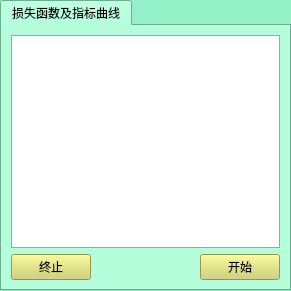
     <widget class="QTabWidget" name="tabWidget">
      <property name="geometry">
       <rect>
        <x>20</x>
        <y>50</y>
        <width>291</width>
        <height>291</height>
       </rect>
      </property>
      <property name="palette">
       <palette>
        <active>
         <colorrole role="WindowText">
          <brush brushstyle="SolidPattern">
           <color alpha="255">
            <red>0</red>
            <green>0</green>
            <blue>0</blue>
           </color>
          </brush>
         </colorrole>
         <colorrole role="Button">
          <brush brushstyle="SolidPattern">
           <color alpha="255">
            <red>149</red>
            <green>242</green>
            <blue>200</blue>
           </color>
          </brush>
         </colorrole>
         <colorrole role="Light">
          <brush brushstyle="SolidPattern">
           <color alpha="255">
            <red>255</red>
            <green>255</green>
            <blue>255</blue>
           </color>
          </brush>
         </colorrole>
         <colorrole role="Midlight">
          <brush brushstyle="SolidPattern">
           <color alpha="255">
            <red>202</red>
            <green>248</green>
            <blue>227</blue>
           </color>
          </brush>
         </colorrole>
         <colorrole role="Dark">
          <brush brushstyle="SolidPattern">
           <color alpha="255">
            <red>74</red>
            <green>121</green>
            <blue>100</blue>
           </color>
          </brush>
         </colorrole>
         <colorrole role="Mid">
          <brush brushstyle="SolidPattern">
           <color alpha="255">
            <red>99</red>
            <green>161</green>
            <blue>133</blue>
           </color>
          </brush>
         </colorrole>
         <colorrole role="Text">
          <brush brushstyle="SolidPattern">
           <color alpha="255">
            <red>0</red>
            <green>0</green>
            <blue>0</blue>
           </color>
          </brush>
         </colorrole>
         <colorrole role="BrightText">
          <brush brushstyle="SolidPattern">
           <color alpha="255">
            <red>255</red>
            <green>255</green>
            <blue>255</blue>
           </color>
          </brush>
         </colorrole>
         <colorrole role="ButtonText">
          <brush brushstyle="SolidPattern">
           <color alpha="255">
            <red>0</red>
            <green>0</green>
            <blue>0</blue>
           </color>
          </brush>
         </colorrole>
         <colorrole role="Base">
          <brush brushstyle="SolidPattern">
           <color alpha="255">
            <red>255</red>
            <green>255</green>
            <blue>255</blue>
           </color>
          </brush>
         </colorrole>
         <colorrole role="Window">
          <brush brushstyle="SolidPattern">
           <color alpha="255">
            <red>149</red>
            <green>242</green>
            <blue>200</blue>
           </color>
          </brush>
         </colorrole>
         <colorrole role="Shadow">
          <brush brushstyle="SolidPattern">
           <color alpha="255">
            <red>0</red>
            <green>0</green>
            <blue>0</blue>
           </color>
          </brush>
         </colorrole>
         <colorrole role="AlternateBase">
          <brush brushstyle="SolidPattern">
           <color alpha="255">
            <red>202</red>
            <green>248</green>
            <blue>227</blue>
           </color>
          </brush>
         </colorrole>
         <colorrole role="ToolTipBase">
          <brush brushstyle="SolidPattern">
           <color alpha="255">
            <red>255</red>
            <green>255</green>
            <blue>220</blue>
           </color>
          </brush>
         </colorrole>
         <colorrole role="ToolTipText">
          <brush brushstyle="SolidPattern">
           <color alpha="255">
            <red>0</red>
            <green>0</green>
            <blue>0</blue>
           </color>
          </brush>
         </colorrole>
        </active>
        <inactive>
         <colorrole role="WindowText">
          <brush brushstyle="SolidPattern">
           <color alpha="255">
            <red>0</red>
            <green>0</green>
            <blue>0</blue>
           </color>
          </brush>
         </colorrole>
         <colorrole role="Button">
          <brush brushstyle="SolidPattern">
           <color alpha="255">
            <red>149</red>
            <green>242</green>
            <blue>200</blue>
           </color>
          </brush>
         </colorrole>
         <colorrole role="Light">
          <brush brushstyle="SolidPattern">
           <color alpha="255">
            <red>255</red>
            <green>255</green>
            <blue>255</blue>
           </color>
          </brush>
         </colorrole>
         <colorrole role="Midlight">
          <brush brushstyle="SolidPattern">
           <color alpha="255">
            <red>202</red>
            <green>248</green>
            <blue>227</blue>
           </color>
          </brush>
         </colorrole>
         <colorrole role="Dark">
          <brush brushstyle="SolidPattern">
           <color alpha="255">
            <red>74</red>
            <green>121</green>
            <blue>100</blue>
           </color>
          </brush>
         </colorrole>
         <colorrole role="Mid">
          <brush brushstyle="SolidPattern">
           <color alpha="255">
            <red>99</red>
            <green>161</green>
            <blue>133</blue>
           </color>
          </brush>
         </colorrole>
         <colorrole role="Text">
          <brush brushstyle="SolidPattern">
           <color alpha="255">
            <red>0</red>
            <green>0</green>
            <blue>0</blue>
           </color>
          </brush>
         </colorrole>
         <colorrole role="BrightText">
          <brush brushstyle="SolidPattern">
           <color alpha="255">
            <red>255</red>
            <green>255</green>
            <blue>255</blue>
           </color>
          </brush>
         </colorrole>
         <colorrole role="ButtonText">
          <brush brushstyle="SolidPattern">
           <color alpha="255">
            <red>0</red>
            <green>0</green>
            <blue>0</blue>
           </color>
          </brush>
         </colorrole>
         <colorrole role="Base">
          <brush brushstyle="SolidPattern">
           <color alpha="255">
            <red>255</red>
            <green>255</green>
            <blue>255</blue>
           </color>
          </brush>
         </colorrole>
         <colorrole role="Window">
          <brush brushstyle="SolidPattern">
           <color alpha="255">
            <red>149</red>
            <green>242</green>
            <blue>200</blue>
           </color>
          </brush>
         </colorrole>
         <colorrole role="Shadow">
          <brush brushstyle="SolidPattern">
           <color alpha="255">
            <red>0</red>
            <green>0</green>
            <blue>0</blue>
           </color>
          </brush>
         </colorrole>
         <colorrole role="AlternateBase">
          <brush brushstyle="SolidPattern">
           <color alpha="255">
            <red>202</red>
            <green>248</green>
            <blue>227</blue>
           </color>
          </brush>
         </colorrole>
         <colorrole role="ToolTipBase">
          <brush brushstyle="SolidPattern">
           <color alpha="255">
            <red>255</red>
            <green>255</green>
            <blue>220</blue>
           </color>
          </brush>
         </colorrole>
         <colorrole role="ToolTipText">
          <brush brushstyle="SolidPattern">
           <color alpha="255">
            <red>0</red>
            <green>0</green>
            <blue>0</blue>
           </color>
          </brush>
         </colorrole>
        </inactive>
        <disabled>
         <colorrole role="WindowText">
          <brush brushstyle="SolidPattern">
           <color alpha="255">
            <red>74</red>
            <green>121</green>
            <blue>100</blue>
           </color>
          </brush>
         </colorrole>
         <colorrole role="Button">
          <brush brushstyle="SolidPattern">
           <color alpha="255">
            <red>149</red>
            <green>242</green>
            <blue>200</blue>
           </color>
          </brush>
         </colorrole>
         <colorrole role="Light">
          <brush brushstyle="SolidPattern">
           <color alpha="255">
            <red>255</red>
            <green>255</green>
            <blue>255</blue>
           </color>
          </brush>
         </colorrole>
         <colorrole role="Midlight">
          <brush brushstyle="SolidPattern">
           <color alpha="255">
            <red>202</red>
            <green>248</green>
            <blue>227</blue>
           </color>
          </brush>
         </colorrole>
         <colorrole role="Dark">
          <brush brushstyle="SolidPattern">
           <color alpha="255">
            <red>74</red>
            <green>121</green>
            <blue>100</blue>
           </color>
          </brush>
         </colorrole>
         <colorrole role="Mid">
          <brush brushstyle="SolidPattern">
           <color alpha="255">
            <red>99</red>
            <green>161</green>
            <blue>133</blue>
           </color>
          </brush>
         </colorrole>
         <colorrole role="Text">
          <brush brushstyle="SolidPattern">
           <color alpha="255">
            <red>74</red>
            <green>121</green>
            <blue>100</blue>
           </color>
          </brush>
         </colorrole>
         <colorrole role="BrightText">
          <brush brushstyle="SolidPattern">
           <color alpha="255">
            <red>255</red>
            <green>255</green>
            <blue>255</blue>
           </color>
          </brush>
         </colorrole>
         <colorrole role="ButtonText">
          <brush brushstyle="SolidPattern">
           <color alpha="255">
            <red>74</red>
            <green>121</green>
            <blue>100</blue>
           </color>
          </brush>
         </colorrole>
         <colorrole role="Base">
          <brush brushstyle="SolidPattern">
           <color alpha="255">
            <red>149</red>
            <green>242</green>
            <blue>200</blue>
           </color>
          </brush>
         </colorrole>
         <colorrole role="Window">
          <brush brushstyle="SolidPattern">
           <color alpha="255">
            <red>149</red>
            <green>242</green>
            <blue>200</blue>
           </color>
          </brush>
         </colorrole>
         <colorrole role="Shadow">
          <brush brushstyle="SolidPattern">
           <color alpha="255">
            <red>0</red>
            <green>0</green>
            <blue>0</blue>
           </color>
          </brush>
         </colorrole>
         <colorrole role="AlternateBase">
          <brush brushstyle="SolidPattern">
           <color alpha="255">
            <red>149</red>
            <green>242</green>
            <blue>200</blue>
           </color>
          </brush>
         </colorrole>
         <colorrole role="ToolTipBase">
          <brush brushstyle="SolidPattern">
           <color alpha="255">
            <red>255</red>
            <green>255</green>
            <blue>220</blue>
           </color>
          </brush>
         </colorrole>
         <colorrole role="ToolTipText">
          <brush brushstyle="SolidPattern">
           <color alpha="255">
            <red>0</red>
            <green>0</green>
            <blue>0</blue>
           </color>
          </brush>
         </colorrole>
        </disabled>
       </palette>
      </property>
      <property name="currentIndex">
       <number>0</number>
      </property>
      <widget class="QWidget" name="tab_10">
       <attribute name="title">
        <string>损失函数及指标曲线</string>
       </attribute>
       <layout class="QGridLayout" name="gridLayout_9">
        <item row="1" column="0">
         <layout class="QHBoxLayout" name="horizontalLayout_12">
          <item>
           <widget class="QPushButton" name="pb_train_stop">
            <property name="palette">
             <palette>
              <active>
               <colorrole role="Button">
                <brush brushstyle="SolidPattern">
                 <color alpha="255">
                  <red>209</red>
                  <green>209</green>
                  <blue>104</blue>
                 </color>
                </brush>
               </colorrole>
               <colorrole role="Base">
                <brush brushstyle="SolidPattern">
                 <color alpha="255">
                  <red>209</red>
                  <green>209</green>
                  <blue>104</blue>
                 </color>
                </brush>
               </colorrole>
               <colorrole role="Window">
                <brush brushstyle="SolidPattern">
                 <color alpha="255">
                  <red>209</red>
                  <green>209</green>
                  <blue>104</blue>
                 </color>
                </brush>
               </colorrole>
              </active>
              <inactive>
               <colorrole role="Button">
                <brush brushstyle="SolidPattern">
                 <color alpha="255">
                  <red>209</red>
                  <green>209</green>
                  <blue>104</blue>
                 </color>
                </brush>
               </colorrole>
               <colorrole role="Base">
                <brush brushstyle="SolidPattern">
                 <color alpha="255">
                  <red>209</red>
                  <green>209</green>
                  <blue>104</blue>
                 </color>
                </brush>
               </colorrole>
               <colorrole role="Window">
                <brush brushstyle="SolidPattern">
                 <color alpha="255">
                  <red>209</red>
                  <green>209</green>
                  <blue>104</blue>
                 </color>
                </brush>
               </colorrole>
              </inactive>
              <disabled>
               <colorrole role="Button">
                <brush brushstyle="SolidPattern">
                 <color alpha="255">
                  <red>209</red>
                  <green>209</green>
                  <blue>104</blue>
                 </color>
                </brush>
               </colorrole>
               <colorrole role="Base">
                <brush brushstyle="SolidPattern">
                 <color alpha="255">
                  <red>209</red>
                  <green>209</green>
                  <blue>104</blue>
                 </color>
                </brush>
               </colorrole>
               <colorrole role="Window">
                <brush brushstyle="SolidPattern">
                 <color alpha="255">
                  <red>209</red>
                  <green>209</green>
                  <blue>104</blue>
                 </color>
                </brush>
               </colorrole>
              </disabled>
             </palette>
            </property>
            <property name="styleSheet">
             <string notr="true">background-color: rgb(209, 209, 104);</string>
            </property>
            <property name="text">
             <string>终止</string>
            </property>
           </widget>
          </item>
          <item>
           <spacer name="horizontalSpacer_3">
            <property name="orientation">
             <enum>Qt::Horizontal</enum>
            </property>
            <property name="sizeHint" stdset="0">
             <size>
              <width>108</width>
              <height>20</height>
             </size>
            </property>
           </spacer>
          </item>
          <item>
           <widget class="QPushButton" name="pb_train_start">
            <property name="styleSheet">
             <string notr="true">background-color: rgb(209, 209, 104);</string>
            </property>
            <property name="text">
             <string>开始</string>
            </property>
           </widget>
          </item>
         </layout>
        </item>
        <item row="0" column="0">
         <widget class="QGraphicsView" name="gv_train_loss"/>
        </item>
       </layout>
      </widget>
     </widget>
